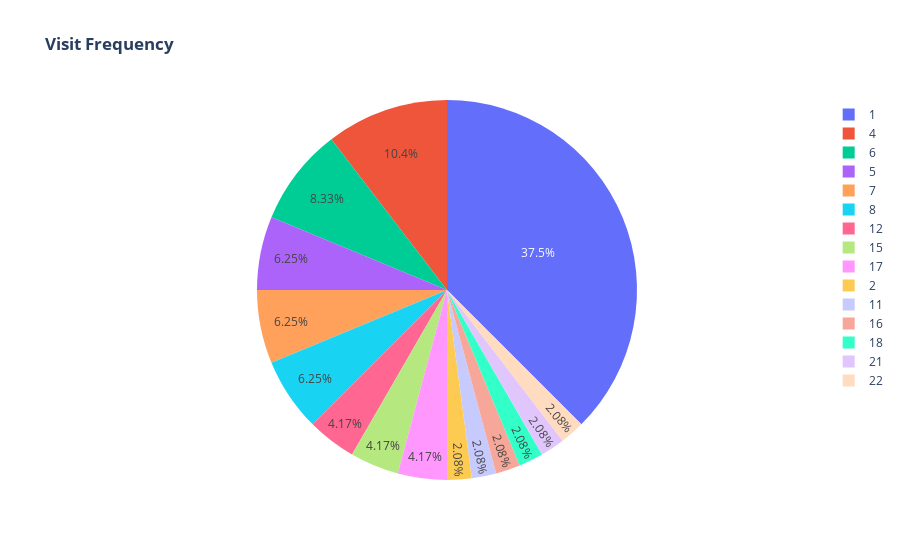

Here is the notebook cell this chart was saved with:
### Code cell
fig = go.Figure(go.Pie(labels=df4.index, values=df4['num_user']))
# Add figure title
fig.update_layout(
    title_text="<b>Visit Frequency<b>"
)

fig.show()

### Figure 1 — Plotly figure (JSON) as saved in the notebook; plotly's stock layout.template omitted (floating-point values rounded to 4 significant figures)
{"data": [{"labels": [1, 2, 4, 5, 6, 7, 8, 11, 12, 15, 16, 17, 18, 21, 22], "type": "pie", "values": [18, 1, 5, 3, 4, 3, 3, 1, 2, 2, 1, 2, 1, 1, 1]}], "layout": {"title": {"text": "<b>Visit Frequency<b>"}}}
